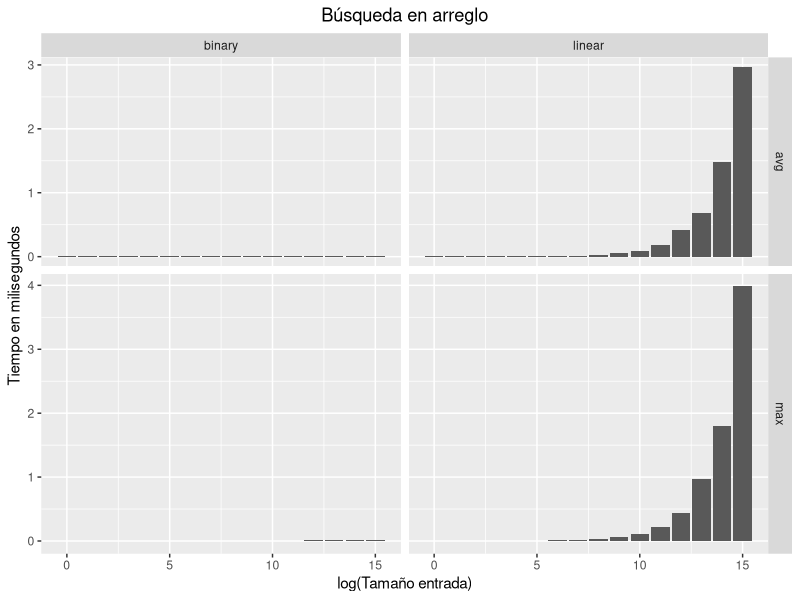
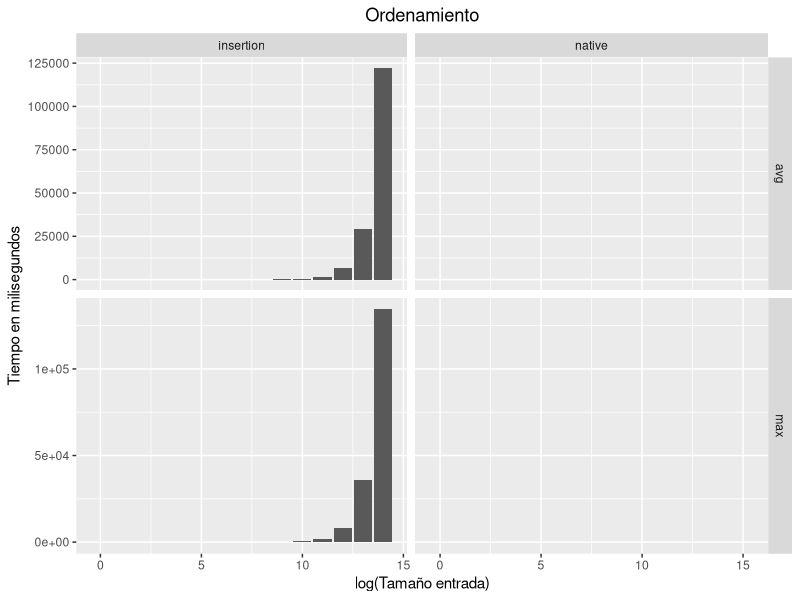

Generate these figures, in order, with R:
library(plyr)
library(ggplot2)

# read raw data from file
raw.data = read.csv('data.csv', header = T)

# for making plots with facets (~ operator), need the to put data in proper format
data.avg = ddply(raw.data, c('type', 'name', 'size'), summarise, n = length(i), time = mean(time), error = 1.0 - mean(verification))
data.max = ddply(raw.data, c('type', 'name', 'size'), summarise, n = length(i), time = max(time), error = 1.0 - mean(verification))
data.avg$measure = 'avg'
data.max$measure = 'max'
data = rbind(data.avg, data.max)

# plots for search: different algorithms along avg and max running time
pdf('p1.pdf', height=5, width=5)
ggplot(data[data$type == 'search',], aes(x = log2(size), y = 1000 * time)) +
    geom_bar(stat = 'identity') +
    facet_grid(measure ~ name, scales = "free", space = "free") +
    xlab('log(Tamaño entrada)') +
    ylab('Tiempo en milisegundos') +
    ggtitle('Búsqueda en arreglo') +
    theme(plot.title = element_text(hjust = 0.5)) # center title
dev.off()

# plots for sorting: different algorithms along avg and max running time
pdf('p2.pdf', height=5, width=5)
ggplot(data[data$type == 'sorting',], aes(x = log2(size), y = 1000 * time)) +
    geom_bar(stat = 'identity') +
    facet_grid(measure ~ name, scales = "free", space = "free") +
    xlab('log(Tamaño entrada)') +
    ylab('Tiempo en milisegundos') +
    ggtitle('Ordenamiento') +
    theme(plot.title = element_text(hjust = 0.5)) # center title
dev.off()

